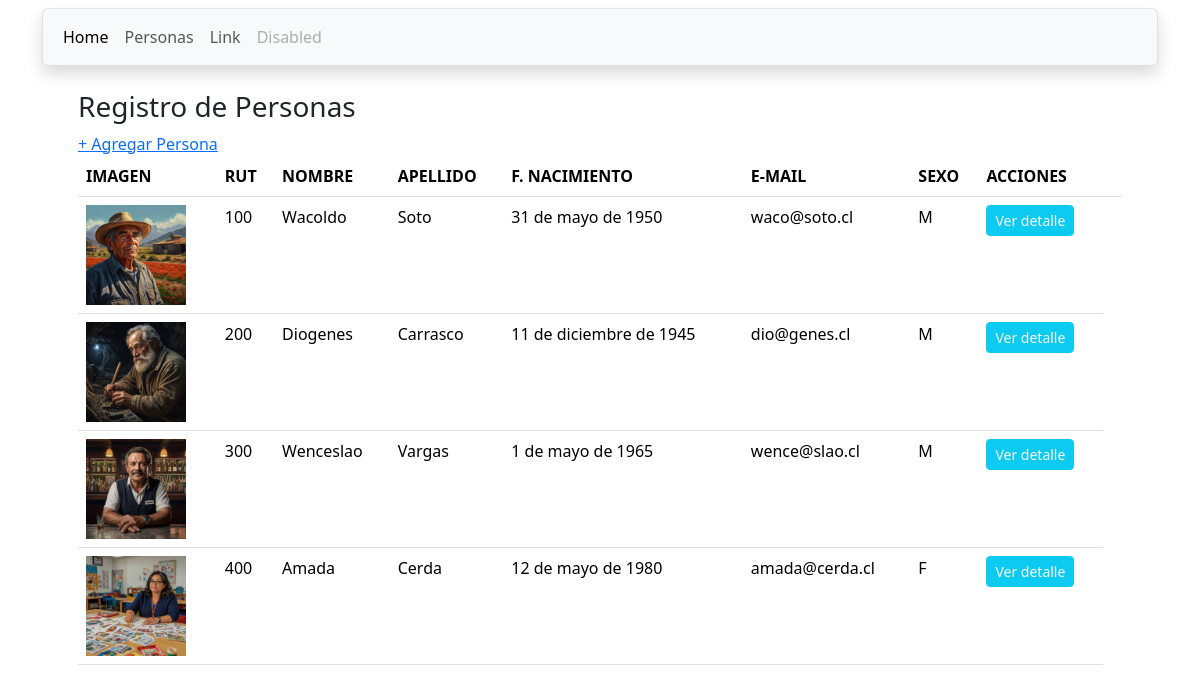
The page /personas/ on the database as committed earlier.
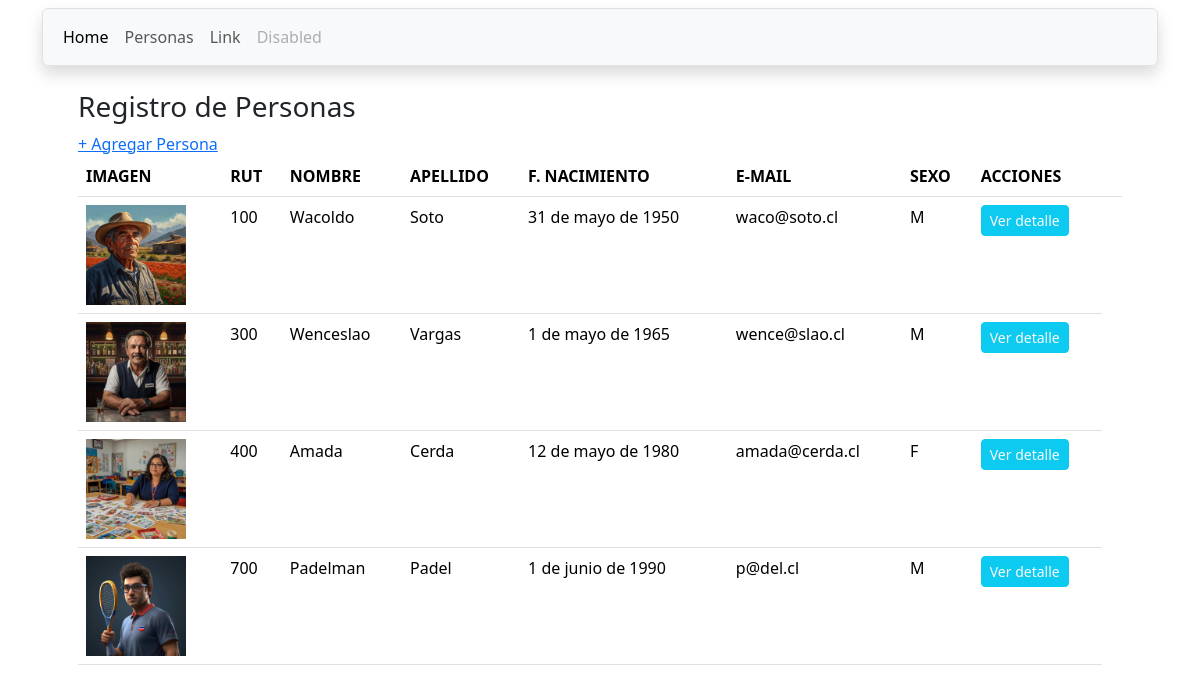
The same page on the database as committed later.
### crud/models.py (models this page shows, shortened)
class Persona(models.Model):
    rut=models.CharField(max_length=10, primary_key=True)
    nombre=models.CharField(max_length=50, null=False)
    apellido=models.CharField(max_length=50, null=False)
    fnacto=models.DateField("Fecha de Nacimiento", null=False)
    correo=models.EmailField(verbose_name='E-mail')
    sexo=models.CharField(max_length=1,choices=TIPO_SEXO)
    foto=models.ImageField(upload_to='personas',null=True)

### crud/views.py (the view)
# urls.py: path('personas/',personas, name='personas'),
def personas(request):
    people=Persona.objects.all() #queryset
    datos={
        "personas":people
    }
    return render(request,'crud/personas.html', datos)

### crud/templates/crud/personas.html
{% extends "crud/base.html" %}
{% load static %}
{% block contenido %}
<div class="container px-5 mt-4">
    <h3>Registro de Personas</h3>
    <a href="{% url "crearpersona" %}" role="button">+ Agregar Persona</a>
    <table class="table table-hover">
        <thead>
            <tr>
                <th>IMAGEN</th>
                <th>RUT</th>
                <th>NOMBRE</th>
                <th>APELLIDO</th>
                <th>F. NACIMIENTO</th>
                <th>E-MAIL</th>
                <th>SEXO</th>
                <th>ACCIONES<th>
            </tr>
        </thead>
        <tbody>
            {% for p in personas  %}
            <tr>
                <td><img src="{{p.foto.url}}" alt="foto" height="100"></td>
                <td>{{p.rut}}</td>
                <td>{{p.nombre}}</td>
                <td>{{p.apellido}}</td>
                <td>{{p.fnacto}}</td>
                <td>{{p.correo}}</td>
                <td>{{p.sexo}}</td>
                <td><a href="{% url "detallepersona" p.rut %}" role="button" class="btn btn-info btn-sm text-light">Ver detalle</a></td>
            </tr>
            {% endfor %}
        </tbody>
    </table>
</div>
{% endblock contenido %}

### crud/templates/crud/base.html (shortened to what this page needs)
{% load static %}
<!DOCTYPE html>
<html lang="es">
<head>
    <link href="https://cdn.jsdelivr.net/npm/bootstrap@5.3.3/dist/css/bootstrap.min.css" rel="stylesheet">
</head>
<body>
    <div class="container">
    <nav class="navbar navbar-expand-sm bg-light navbar-light border shadow mt-2 rounded">
        <div class="container-fluid">
            <ul class="navbar-nav">
                <li class="nav-item">
                    <a class="nav-link active" href="{% url "index" %}">Home</a>
                </li>
                <li class="nav-item">
                    <a class="nav-link" href="{% url "personas" %}">Personas</a>
                </li>
                <li class="nav-item">
                    <a class="nav-link" href="#">Link</a>
                </li>
                <li class="nav-item">
                    <a class="nav-link disabled" href="#">Disabled</a>
                </li>
            </ul>
        </div>
    </nav>
</div>
    {% block contenido %}
    {% endblock contenido %}
</body>
</html>

Rows that differ between the two databases and show on the page:
removed Persona: foto (picture), rut "200", nombre "Diogenes", apellido "Carrasco", fnacto "11 de diciembre de 1945", correo "dio@genes.cl", sexo "M"
added Persona: foto (picture), rut "700", nombre "Padelman", apellido "Padel", fnacto "1 de junio de 1990", correo "p@del.cl", sexo "M"
